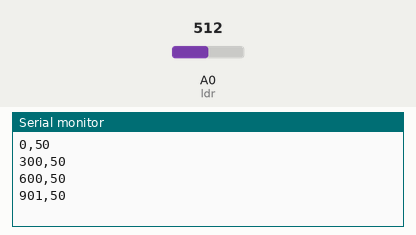
Recording of a sketch running on a simulated Arduino Uno, built with avr-gcc and run on an emulated ATmega328P. Parts: the last lines printed to the serial monitor. Inputs (shaded band) come from the test bench; at power-on: A0 (ldr) = 512.

Above: at 1.2 s.
1.3 s: A0 (ldr) set to 716
At 1.41 s:
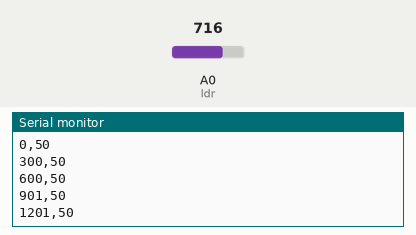
2.8 s: A0 (ldr) set to 900
At 2.91 s:
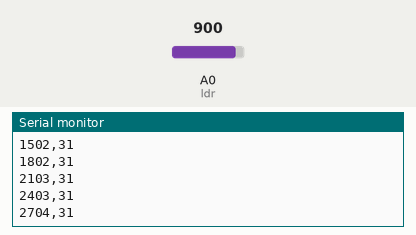
Timing chart, 0 to 5.8 s (numbered marks = the images above; inputs shaded):
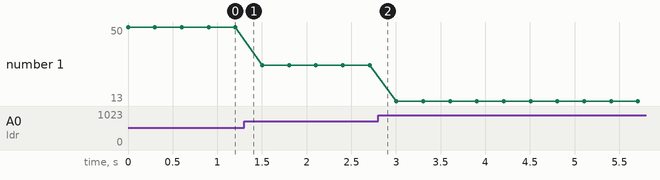

The sketch:

ldr.ino
```cpp
short ldr = 0; //analog 0
short ldr_value;
short brightness;
unsigned long time_measure = 0;

void setup() {
  Serial.begin(9600);
}

void loop() {
  //analog value varies from 0 to 1024
  ldr_value = analogRead(ldr);
  time_measure = millis();
  //lower the reading -> higher the instensity
  brightness = map(ldr_value, 0, 1024, 100, 0); //Converts the value from 0-1024 to 0-100 switching the bounds so it becomes intuitive
  Serial.print(time_measure);
  Serial.print(",");
  Serial.println(brightness);
  delay(300);
}
```

Measured:
- plotted number 1: 50 → 31 after the input at 1.3 s, 31 → 13 after the input at 2.8 s
